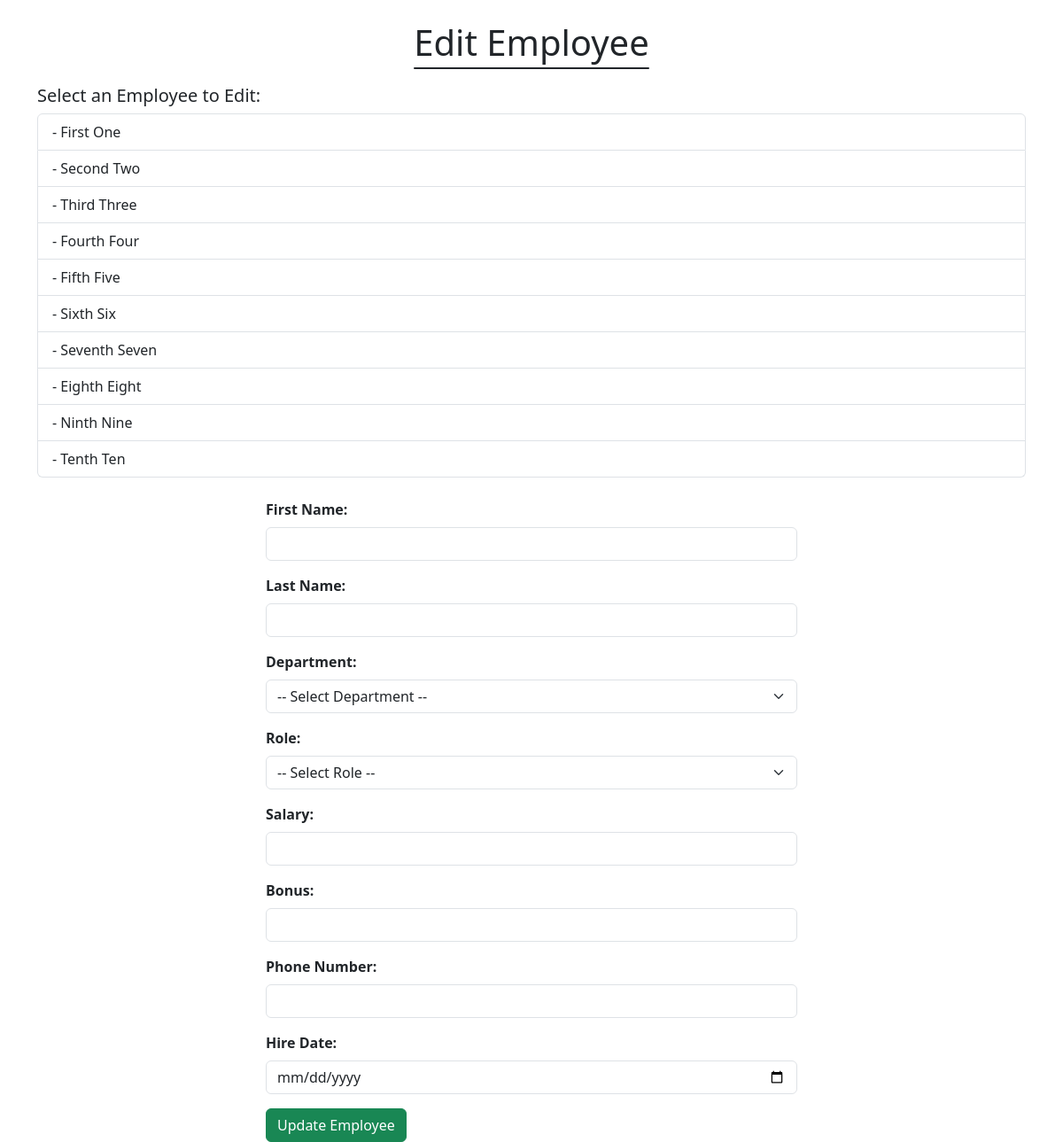
Before: /emp/update-emp/ with the older database file.
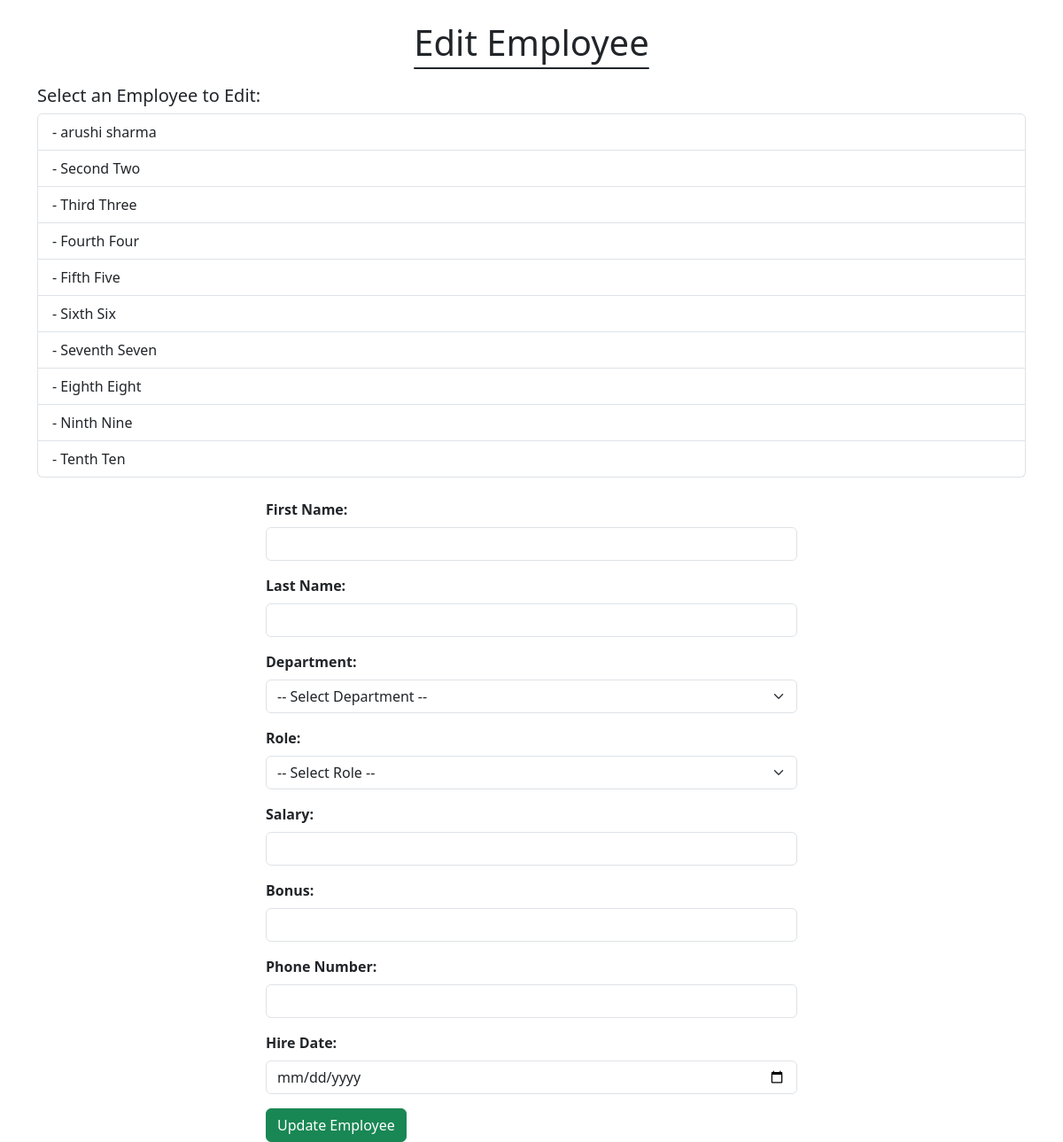
After: the same page with the newer database file.
### emp_app/models.py (models this page shows, shortened)
class Employee(models.Model):
    emp_id = models.AutoField(primary_key=True)
    first_name = models.CharField(max_length=50, null=False)
    last_name = models.CharField(max_length=50)
    dept = models.ForeignKey(Department, on_delete=models.CASCADE)
    salary = models.IntegerField(default=0)
    bonus = models.IntegerField(default=0)
    role = models.ForeignKey(Role, on_delete=models.CASCADE)
    phone_num = models.IntegerField(default=0)
    hire_date = models.DateField()

### emp_app/views.py (the view, shortened to what this page needs)
# urls.py: path('emp/update-emp/', views.updateEmp, name='update-emp'),
def updateEmp(request):
    all_depts = Department.objects.all()
    all_roles = Role.objects.all()
    all_emps = Employee.objects.all()
    context = {
        'dept': all_depts,
        'role': all_roles,
        'employees': all_emps,
    }
    return render(request, 'edit_emp.html', context)

### emp_app/templates/edit_emp.html (shortened to what this page needs)
<!doctype html>
<html lang="en">
  <head>
    <link href="https://cdn.jsdelivr.net/npm/bootstrap@5.3.0-alpha1/dist/css/bootstrap.min.css" rel="stylesheet">
  </head>
  <body>
    <h1 class="text-center my-4 OEMS">Edit Employee</h1>
    <div class="container mb-4">
      <h5>Select an Employee to Edit:</h5>
      <ul class="list-group">
        {% for emp in employees %}
          <li class="list-group-item emp-list-item"
              data-id="{{emp.emp_id}}"
              data-firstname="{{ emp.first_name }}"
              data-lastname="{{ emp.last_name }}"
              data-dept="{{ emp.dept.id }}"
              data-role="{{ emp.role.id }}"
              data-salary="{{ emp.salary }}"
              data-bonus="{{ emp.bonus }}"
              data-phone="{{ emp.phone_num }}"
              data-hiredate="{{ emp.hire_date|date:'Y-m-d' }}">
            {{ emp.id }} - {{ emp.first_name }} {{ emp.last_name }}
          </li>
        {% endfor %}
      </ul>
    </div>
    <div class="form-container">
      <form method="POST" action="/edit-emp/">
        <div class="mb-3">
          <label for="first_name" class="form-label">First Name:</label>
          <input type="text" class="form-control" name="first_name" id="first_name" required>
        </div>
        <div class="mb-3">
          <label for="last_name" class="form-label">Last Name:</label>
          <input type="text" class="form-control" name="last_name" id="last_name" required>
        </div>
        <div class="mb-3">
          <label for="department" class="form-label">Department:</label>
          <select name="department" id="department" class="form-select" required>
            <option value="">-- Select Department --</option>
          </select>
        </div>
        <div class="mb-3">
          <label for="role" class="form-label">Role:</label>
          <select name="role" id="role" class="form-select" required>
            <option value="">-- Select Role --</option>
          </select>
        </div>
        <div class="mb-3">
          <label for="salary" class="form-label">Salary:</label>
          <input type="number" class="form-control" name="salary" id="salary" required>
        </div>
        <div class="mb-3">
          <label for="bonus" class="form-label">Bonus:</label>
          <input type="number" class="form-control" name="bonus" id="bonus" required>
        </div>
        <div class="mb-3">
          <label for="phone_number" class="form-label">Phone Number:</label>
          <input type="text" class="form-control" name="phone_number" id="phone_number" required>
        </div>
        <div class="mb-3">
          <label for="hire_date" class="form-label">Hire Date:</label>
          <input type="date" class="form-control" name="hire_date" id="hire_date" required>
        </div>
        <button type="submit" class="btn btn-success">Update Employee</button>
      </form>
    </div>
  </body>
</html>

Changed rows visible on the page:
changed Employee: first_name "First" → "arushi"; last_name "One" → "sharma"
